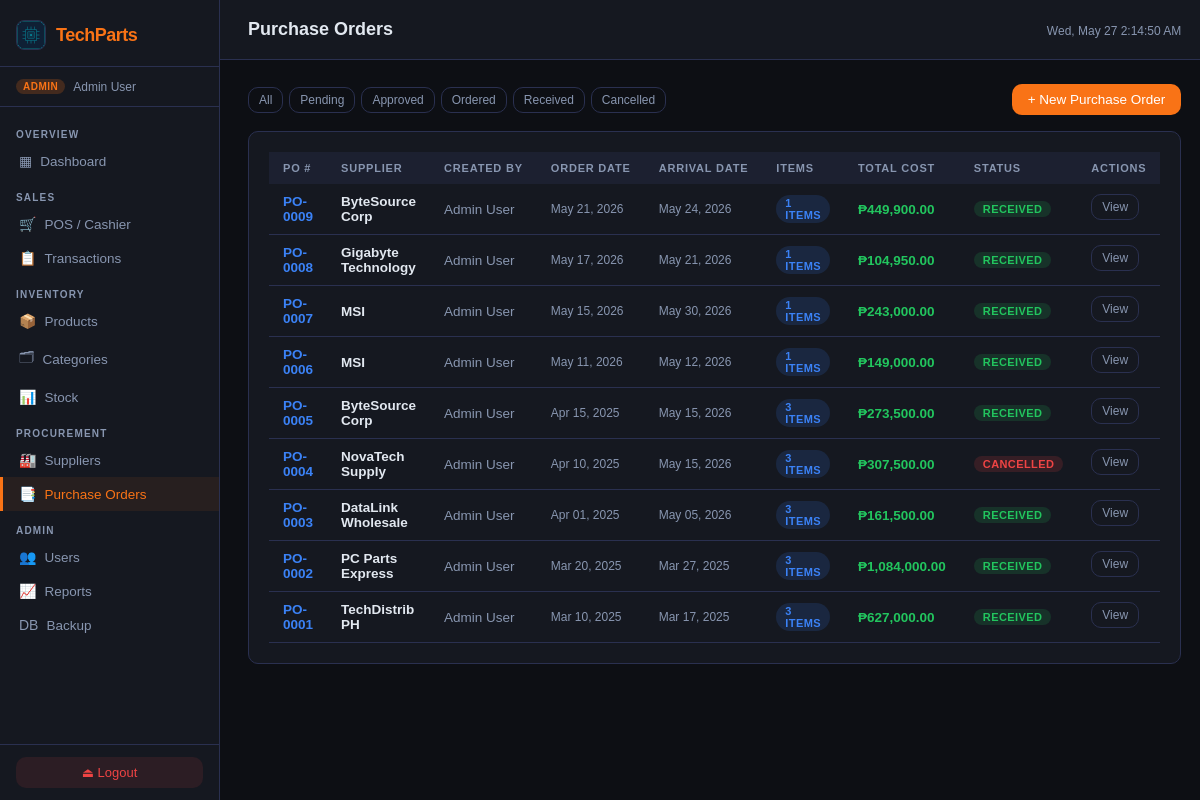
The page /pages/purchase_orders.php (signed in) on the database as committed earlier.
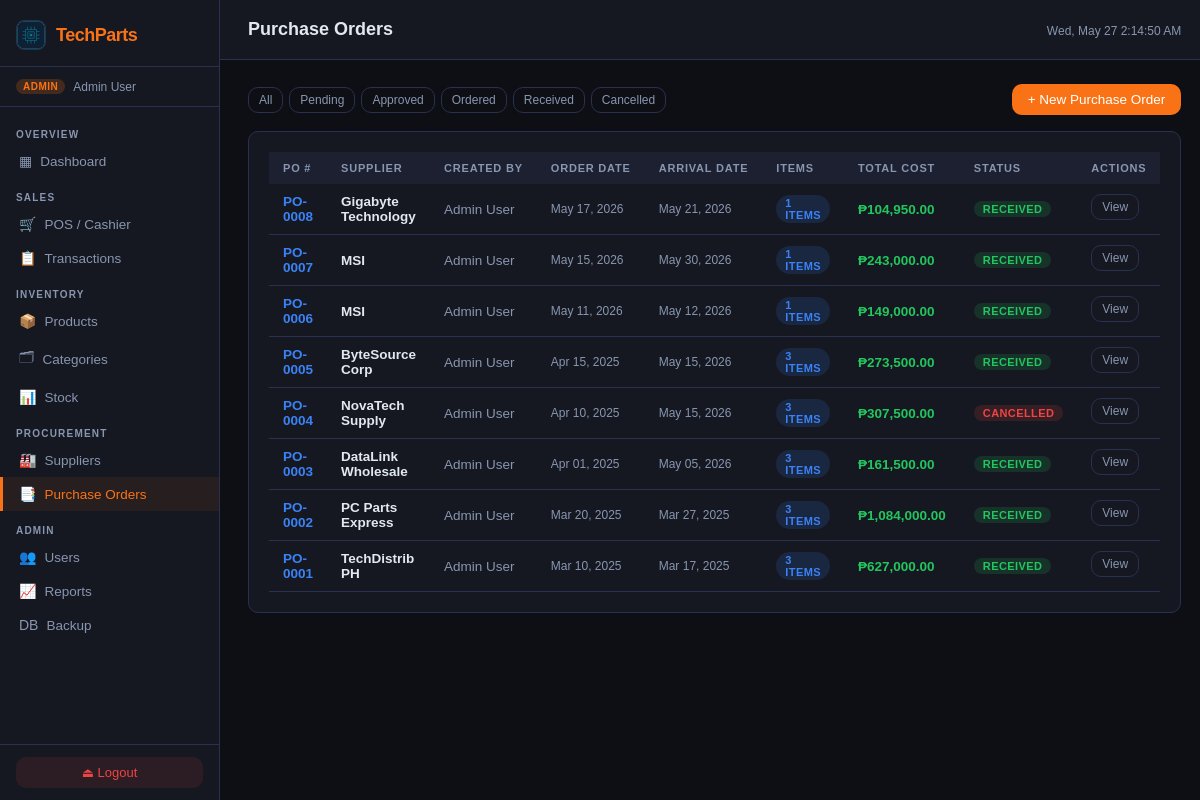
The same page on the database as committed later.
### tables this page shows
CREATE TABLE `purchaseorder` (
  `ID` int NOT NULL AUTO_INCREMENT,
  `OrderDate` timestamp NULL DEFAULT CURRENT_TIMESTAMP,
  `ArrivalDate` date DEFAULT NULL,
  `Status` enum('Pending','Approved','Ordered','Received','Cancelled') DEFAULT 'Pending',
  `Notes` text,
  `Supplier_ID` int NOT NULL,
  `User_ID` int NOT NULL,
  PRIMARY KEY (`ID`),
  KEY `Supplier_ID` (`Supplier_ID`),
  KEY `User_ID` (`User_ID`),
  CONSTRAINT `purchaseorder_ibfk_1` FOREIGN KEY (`Supplier_ID`) REFERENCES `supplier` (`ID`),
  CONSTRAINT `purchaseorder_ibfk_2` FOREIGN KEY (`User_ID`) REFERENCES `user` (`ID`)
);

CREATE TABLE `supplier` (
  `ID` int NOT NULL AUTO_INCREMENT,
  `Name` varchar(255) NOT NULL,
  `Phone` varchar(20) NOT NULL,
  `Email` varchar(254) NOT NULL,
  `Address` varchar(255) NOT NULL,
  `IsActive` tinyint(1) DEFAULT '1',
  PRIMARY KEY (`ID`),
  UNIQUE KEY `Phone` (`Phone`),
  UNIQUE KEY `Email` (`Email`)
);

CREATE TABLE `user` (
  `ID` int NOT NULL AUTO_INCREMENT,
  `Name` varchar(100) NOT NULL,
  `Email` varchar(254) NOT NULL,
  `Password` varchar(255) NOT NULL,
  `Role` enum('Admin','Cashier') NOT NULL,
  `IsActive` tinyint(1) DEFAULT '1',
  `CreatedAt` timestamp NULL DEFAULT CURRENT_TIMESTAMP,
  PRIMARY KEY (`ID`),
  UNIQUE KEY `Email` (`Email`)
);

### includes/config.php (called while the page is built, shortened)
<?php
function currentUser(): array
{
    return [
        'id'   => $_SESSION['user_id']   ?? null,
        'name' => $_SESSION['user_name'] ?? 'Guest',
        'role' => $_SESSION['role']      ?? 'Viewer',
    ];
}

### pages/purchase_orders.php (the view, shortened to what this page needs)
<?php
require_once __DIR__ . '/../includes/config.php';
$pageTitle = 'Purchase Orders';
$db = getDB();
$isAdmin = in_array($_SESSION['role'], ['Admin', 'User']);
$statusFilt = $_GET['status'] ?? '';
$where = $statusFilt ? 'WHERE po.Status=?' : '';
$params = $statusFilt ? [$statusFilt] : [];
$pos = $db->prepare("
    SELECT po.*, s.Name AS SupplierName, u.Name AS CreatedBy,
           COUNT(poi.ID) AS ItemCount,
           COALESCE(SUM(poi.QuantityOrdered*poi.UnitCost),0) AS TotalCost
    FROM PurchaseOrder po
    JOIN Supplier s ON po.Supplier_ID=s.ID
    JOIN User u ON po.User_ID=u.ID
    LEFT JOIN PurchaseOrderItem poi ON poi.PurchaseOrder_ID=po.ID
    $where GROUP BY po.ID ORDER BY po.OrderDate DESC
");
$pos->execute($params);
$poList = $pos->fetchAll();
include __DIR__ . '/../includes/header.php';
?>
<link rel="stylesheet" href="/css/purchase_orders.css">
<div class="toolbar">
  <div style="display:flex;gap:6px">
    <?php foreach (['' => 'All', 'Pending' => 'Pending', 'Approved' => 'Approved', 'Ordered' => 'Ordered', 'Received' => 'Received', 'Cancelled' => 'Cancelled'] as $v => $l): ?>
      <a href="?status=<?= $v ?>" class="btn btn-ghost btn-sm <?= $statusFilt === $v ? 'btn-primary' : '' ?>"><?= $l ?></a>
    <?php endforeach; ?>
  </div>
  <?php if ($isAdmin): ?>
    <button class="btn btn-primary" onclick="openModal('po-modal')">+ New Purchase Order</button>
  <?php endif; ?>
</div>
<div class="card">
  <div class="table-wrap">
    <table>
      <thead>
        <tr>
          <th>PO #</th>
          <th>Supplier</th>
          <th>Created By</th>
          <th>Order Date</th>
          <th>Arrival Date</th>
          <th>Items</th>
          <th>Total Cost</th>
          <th>Status</th>
          <th>Actions</th>
        </tr>
      </thead>
      <tbody>
        <?php foreach ($poList as $po): ?>
          <tr>
            <td style="font-family:'Syne',sans-serif;font-weight:700;color:var(--accent2)">PO-<?= str_pad($po['ID'], 4, '0', STR_PAD_LEFT) ?></td>
            <td style="font-weight:600"><?= htmlspecialchars($po['SupplierName']) ?></td>
            <td style="color:var(--text-muted)"><?= htmlspecialchars($po['CreatedBy']) ?></td>
            <td style="color:var(--text-muted);font-size:12px"><?= date('M d, Y', strtotime($po['OrderDate'])) ?></td>
            <td style="color:var(--text-muted);font-size:12px"><?= $po['ArrivalDate'] ? date('M d, Y', strtotime($po['ArrivalDate'])) : '—' ?></td>
            <td><span class="badge badge-blue"><?= $po['ItemCount'] ?> items</span></td>
            <td style="color:var(--accent3);font-weight:600">₱<?= number_format($po['TotalCost'], 2) ?></td>
            <td>
              <?php $c = match ($po['Status']) {
                'Received' => 'green',
                'Approved' => 'blue',
                'Ordered' => 'orange',
                'Pending' => 'yellow',
                'Cancelled' => 'red',
                default => 'gray'
              }; ?>
              <span class="badge badge-<?= $c ?>"><?= $po['Status'] ?></span>
            </td>
            <td style="display:flex;gap:6px">
              <button class="btn btn-ghost btn-sm" onclick="viewPO(<?= $po['ID'] ?>)">View</button>
            </td>
          </tr>
        <?php endforeach; ?>
      </tbody>
    </table>
  </div>
</div>
<?php include __DIR__ . '/../includes/footer.php'; ?>

### includes/header.php (shortened to what this page needs)
<?php
$user = currentUser();
$page = basename($_SERVER['PHP_SELF'], '.php');
?>
<!DOCTYPE html>
<html lang="en">
<head>
  <link rel="stylesheet" href="/css/style.css">
</head>
<body>
  <nav class="sidebar">
    <div class="sidebar-brand">
      <?php $logoClass = 'sidebar-logo'; include __DIR__ . '/logo.php'; ?>
      <span class="brand-name">TechParts</span>
    </div>
    <div class="sidebar-role">
      <span class="role-badge role-<?= strtolower($user['role']) ?>"><?= $user['role'] ?></span>
      <span class="user-name"><?= htmlspecialchars($user['name']) ?></span>
    </div>
    <ul class="nav-links">
      <li class="nav-section">OVERVIEW</li>
      <li class="<?= $page === 'dashboard' ? 'active' : '' ?>">
        <a href="/pages/dashboard.php"><i class="ico">▦</i> Dashboard</a>
      </li>
      <?php if (in_array($user['role'], ['Admin', 'Cashier', 'User'])): ?>
        <li class="nav-section">SALES</li>
        <?php if (in_array($user['role'], ['Admin', 'Cashier'])): ?>
          <li class="<?= $page === 'cashier' ? 'active' : '' ?>">
            <a href="/pages/cashier.php"><i class="ico">🛒</i> POS / Cashier</a>
          </li>
        <?php endif; ?>
        <li class="<?= $page === 'transactions' ? 'active' : '' ?>">
          <a href="/pages/transactions.php"><i class="ico">📋</i> Transactions</a>
        </li>
      <?php endif; ?>
      <li class="nav-section">INVENTORY</li>
      <li class="<?= $page === 'products' ? 'active' : '' ?>">
        <a href="/pages/products.php"><i class="ico">📦</i> Products</a>
      </li>
      <li class="<?= $page === 'categories' ? 'active' : '' ?>">
        <a href="/pages/categories.php"><i class="ico">🗂</i> Categories</a>
      </li>
      <li class="<?= $page === 'stock' ? 'active' : '' ?>">
        <a href="/pages/stock.php"><i class="ico">📊</i> Stock</a>
      </li>
      <li class="nav-section">PROCUREMENT</li>
      <li class="<?= $page === 'suppliers' ? 'active' : '' ?>">
        <a href="/pages/suppliers.php"><i class="ico">🏭</i> Suppliers</a>
      </li>
      <li class="<?= $page === 'purchase_orders' ? 'active' : '' ?>">
        <a href="/pages/purchase_orders.php"><i class="ico">📑</i> Purchase Orders</a>
      </li>
      <?php if ($user['role'] === 'Admin'): ?>
        <li class="nav-section">ADMIN</li>
        <li class="<?= $page === 'users' ? 'active' : '' ?>">
          <a href="/pages/users.php"><i class="ico">👥</i> Users</a>
        </li>
        <li class="<?= $page === 'reports' ? 'active' : '' ?>">
          <a href="/pages/reports.php"><i class="ico">📈</i> Reports</a>
        </li>
        <li class="<?= $page === 'backup' ? 'active' : '' ?>">
          <a href="/pages/backup.php"><i class="ico">DB</i> Backup</a>
        </li>
      <?php endif; ?>
    </ul>
    <div class="sidebar-footer">
      <a href="/pages/logout.php" class="logout-btn" data-confirm-logout>⏏ Logout</a>
    </div>
  </nav>
  <main class="main-content">
    <header class="top-bar">
      <h1 class="page-title"><?= htmlspecialchars($pageTitle ?? 'Dashboard') ?></h1>
      <div class="top-bar-right">
        <span class="date-display" id="live-clock"></span>
      </div>
    </header>
    <div class="page-body">

### includes/logo.php
<?php
$logoClass = $logoClass ?? 'app-logo';
$logoAlt = $logoAlt ?? 'TechParts logo';
?>
<img src="/assets/images/logo.png" alt="<?= htmlspecialchars($logoAlt, ENT_QUOTES, 'UTF-8') ?>" class="<?= htmlspecialchars($logoClass, ENT_QUOTES, 'UTF-8') ?>">

### includes/footer.php (shortened to what this page needs)
</div>
</main>
</body>
</html>

Rows that differ between the two databases and show on the page:
removed purchaseorder: ID "0009", Supplier_ID.Name "ByteSource Corp", User_ID.Name "Admin User", OrderDate "May 21, 2026", ArrivalDate "May 24, 2026", ItemCount "1", TotalCost "449,900.00", Status "RECEIVED"
